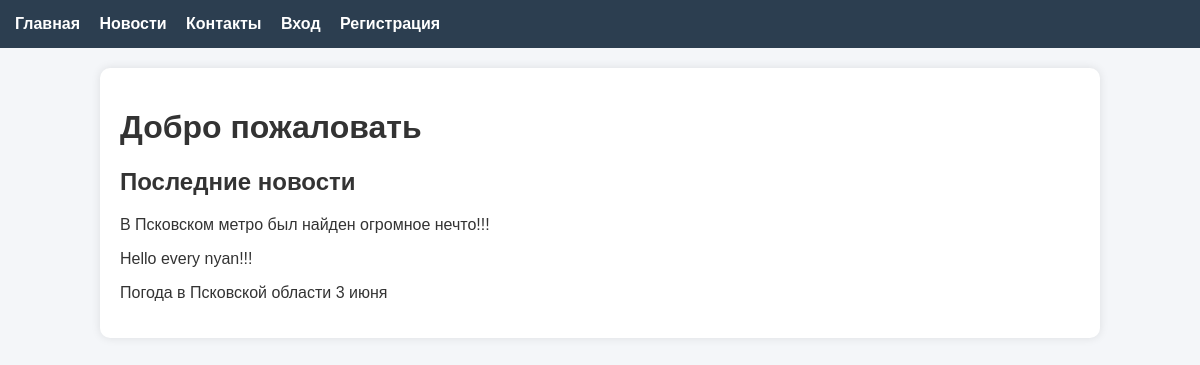
The page / on the database its author committed.
### news/models.py (models this page shows, shortened)
class News(models.Model):
    title = models.CharField(max_length=200)
    content = models.TextField()
    author = models.ForeignKey(User, on_delete=models.CASCADE)
    created_at = models.DateTimeField(auto_now_add=True)
    image = models.ImageField(upload_to='news/', blank=True, null=True)

### news/views.py (the view)
# urls.py: path('', views.home, name='home'),
def home(request):
    latest_news = News.objects.order_by('-created_at')[:3]
    return render(request, 'home.html', {'latest_news': latest_news})

### news/templates/home.html
{% extends 'base.html' %}
{% block content %}
<h1>Добро пожаловать</h1>
<h2>Последние новости</h2>
{% for n in latest_news %}
    <p>{{ n.title }}</p>
{% endfor %}
{% endblock %}

### news/static/news/style.css (style rules this page uses)
body { font-family: Arial, sans-serif; margin: 0; background: #f4f6f9; color: #333; }

### rows shown on the page
News: title "В Псковском метро был найден огромное нечто!!!"
News: title "Hello every nyan!!!"
News: title "Погода в Псковской области 3 июня"
